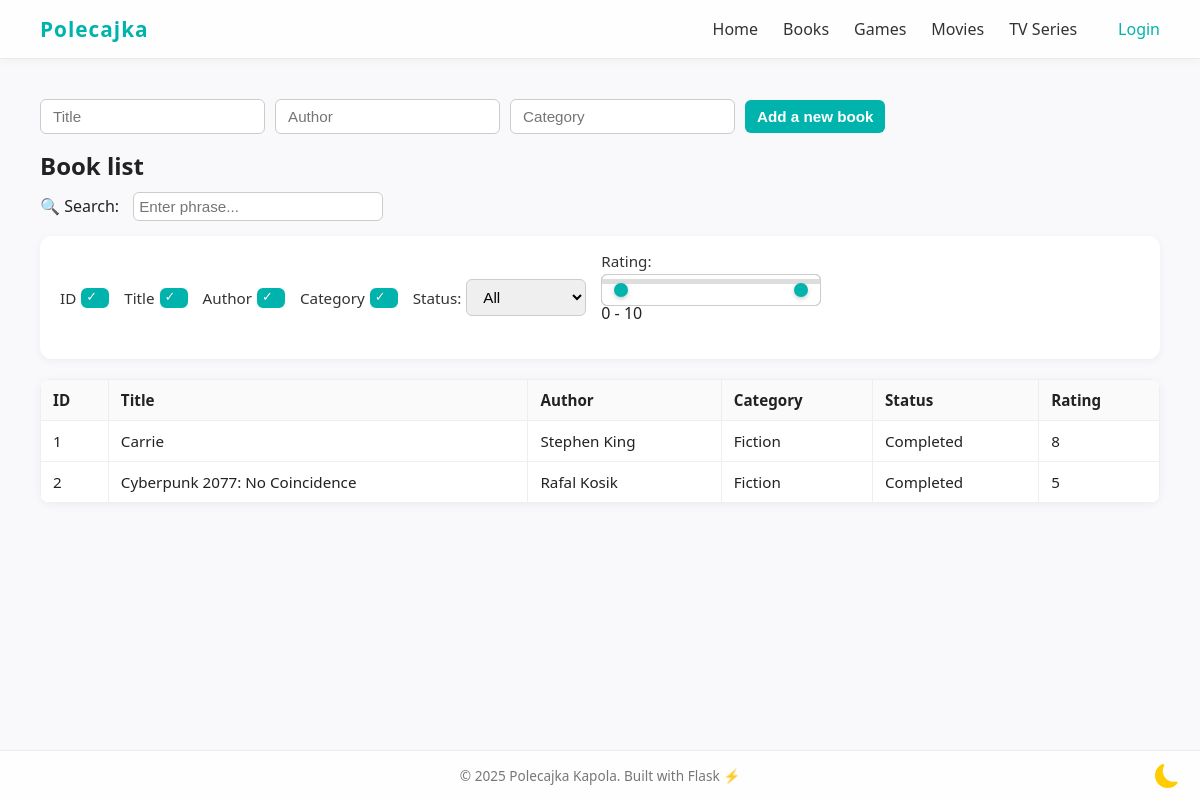
Before: /books with the older database file.
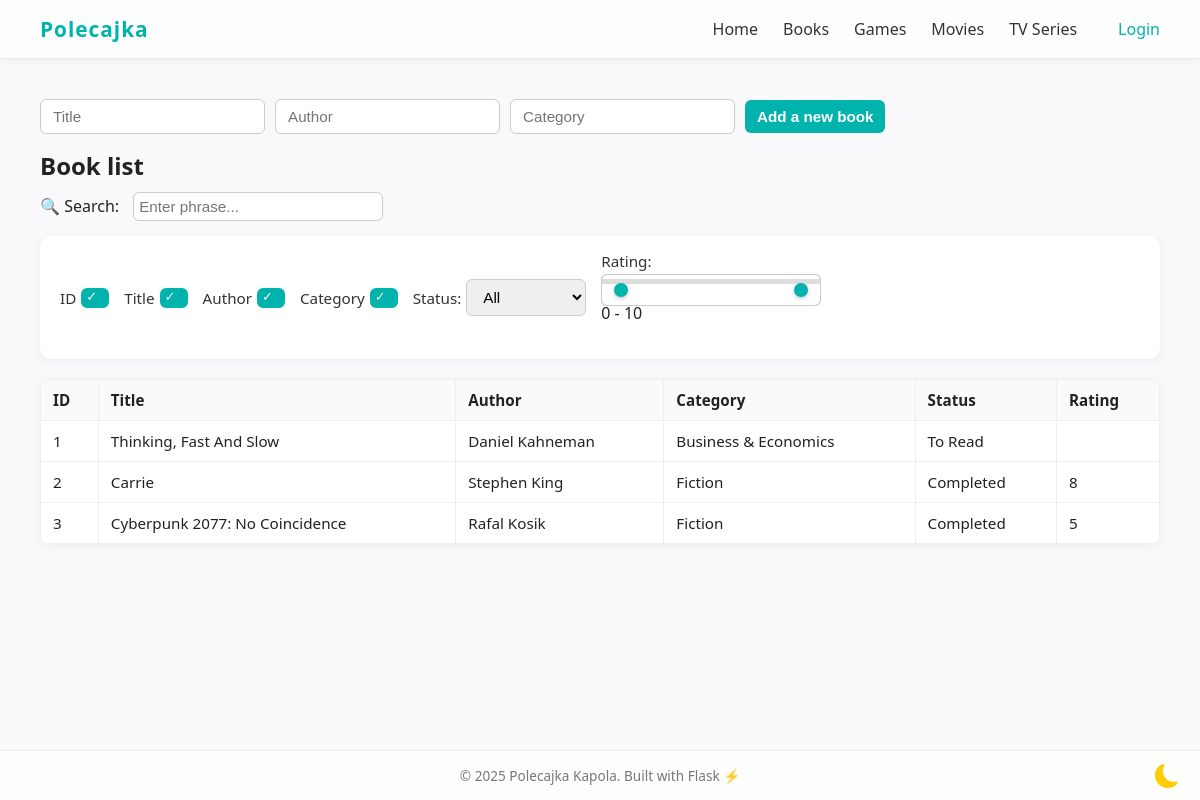
After: the same page with the newer database file.
### tables this page shows
CREATE TABLE reviews (
            id INTEGER PRIMARY KEY AUTOINCREMENT,
            book_id INTEGER,
            rating INTEGER,
            review TEXT,
            date_finished TEXT,
            FOREIGN KEY(book_id) REFERENCES books(id) ON DELETE CASCADE
        );

CREATE TABLE books (
            id INTEGER PRIMARY KEY AUTOINCREMENT,
            title TEXT NOT NULL,
            author TEXT,
            category TEXT,
            status TEXT DEFAULT 'To Read',
            date_added TEXT,
            thumbnail TEXT
        );

### app.py (the view)
@app.route("/books")
def index():
    db_exists = os.path.exists("books.db")
    books = get_books()
    return render_template("index.html", books=books, db_exists=db_exists)

### app.py (called while the page is built)
def get_books():
    if not os.path.exists("books.db"):
        return []
    conn = get_connection()
    cur = conn.cursor()
    cur.execute("""
                SELECT b.id,
                       b.title,
                       b.author,
                       b.category,
                       b.status,
                       r.rating,
                       r.review,
                       b.thumbnail
                FROM books b
                         LEFT JOIN reviews r ON b.id = r.book_id
                ORDER BY b.date_added DESC
                """)
    books = cur.fetchall()
    conn.close()
    return books

### db_init.py (called while the page is built)
def get_connection():
    conn = sqlite3.connect(DB_NAME)
    conn.row_factory = sqlite3.Row
    conn.execute("PRAGMA foreign_keys = ON")
    return conn

### templates/index.html (shortened to what this page needs)
{% extends "base.html" %}
{% block content %}
{% if db_exists %}
<form action="{{ url_for('add') }}" method="POST">
    <input type="text" name="title" id="book-title" placeholder="Title" required autocomplete="off">
    <input type="text" name="author" id="book-author" placeholder="Author">
    <input type="text" name="category" placeholder="Category">
    <button type="submit">Add a new book</button>
</form>
{% else %}
<p style="margin:20px; opacity:0.5;">Cannot add books because database doesn't exist yet.</p>
{% endif %}
<h2>Book list</h2>
<div class="search-controls-wrapper">
    <label>🔍 Search:</label>
    <input type="text" id="custom-search" placeholder="Enter phrase..." style="width:250px; padding:5px; margin-left:10px;">
    <div class="column-search-checkboxes">
        <label>ID<input type="checkbox" checked data-column="0"></label>
        <label>Title<input type="checkbox" checked data-column="1"></label>
        <label>Author<input type="checkbox" checked data-column="2"></label>
        <label>Category<input type="checkbox" checked data-column="3"></label>
        <label>Status:
            <select id="status-filter" data-column="4">
                <option value="">All</option>
            </select>
        </label>
        <div class="rating-slider-container">
            <label>Rating:</label>
            <div class="slider-wrapper">
                <input type="range" id="rating-min" min="0" max="10" value="0" step="1">
                <input type="range" id="rating-max" min="0" max="10" value="10" step="1">
            </div>
            <span id="rating-display">0 - 10</span>
        </div>
    </div>
</div>
<table id="books-table" class="display">
    <thead>
        <tr>
            <th>ID</th>
            <th>Title</th>
            <th>Author</th>
            <th>Category</th>
            <th>Status</th>
            <th>Rating</th>
        </tr>
    </thead>
    <tbody>
    {% for book in books %}
        <tr data-id="{{ book['id'] }}">
            <td>{{ loop.index }}</td>
            <td>{{ book['title'] }}</td>
            <td>{{ book['author'] }}</td>
            <td>{{ book['category'] }}</td>
            <td>{{ book['status'] }}</td>
            <td>{{ book['rating'] or '' }}</td>
        </tr>
    {% endfor %}
    </tbody>
</table>
{% endblock %}

### templates/base.html (shortened to what this page needs)
<!DOCTYPE html>
<html lang="en">
<head>
    <link rel="stylesheet" href="{{ url_for('static', filename='style.css') }}">
    <link rel="stylesheet" href="https://cdn.datatables.net/2.1.8/css/dataTables.dataTables.min.css">
</head>
<body>
    <nav>
        <div class="logo" onclick="window.location.href='/'">Polecajka</div>
        <div class="nav-links">
            <a href="/">Home</a>
            <a href="/books">Books</a>
            <a href="/games">Games</a>
            <a href="/movies">Movies</a>
            <a href="/series">TV Series</a>
            {% if session.get('is_admin') %}
                <a href="/logout" class="auth-link logout">Logout</a>
            {% else %}
                <a href="/login" class="auth-link login">Login</a>
            {% endif %}
        </div>
    </nav>
    <main>
        {% block content %}{% endblock %}
    </main>
    <footer>
        <p>© 2025 Polecajka Kapola. Built with Flask ⚡</p>
        <div id="dark-toggle">
        </div>
    </footer>
</body>
</html>

### static/style.css (style rules this page uses)
* { margin: 0; padding: 0; box-sizing: border-box; }
:root { --color-primary: #00b3ad; --color-primary-dark: #009a94; --color-text-dark: #222; --color-text-light: #666; --color-background: #f9f9fb; --color-card-bg: #fff; --color-border-light: rgba(0, 0, 0, 0.08); --color-accent-blue: #2196f3; --color-danger: #f44336; }
body { font-family: 'Segoe UI', Roboto, sans-serif; background: var(--color-background); color: var(--color-text-dark); min-height: 100vh; display: flex; flex-direction: column; }
main { flex: 1; padding: 40px; animation: fadeIn 0.4s ease-in; }
nav { display: flex; justify-content: space-between; align-items: center; background: #ffffffcc; backdrop-filter: blur(12px); border-bottom: 1px solid var(--color-border-light); padding: 15px 40px; position: sticky; top: 0; z-index: 10; box-shadow: 0 2px 10px rgba(0, 0, 0, 0.04); }
.logo { font-size: 1.3rem; font-weight: 700; color: var(--color-primary); letter-spacing: 1px; cursor: pointer; transition: color 0.3s, transform 0.3s; }
.nav-links { display: flex; gap: 25px; }
.nav-links a { color: #333; text-decoration: none; font-size: 1rem; font-weight: 500; position: relative; transition: color 0.25s, transform 0.25s; }
.nav-links a::after { content: ""; position: absolute; left: 0; bottom: -4px; width: 0; height: 2px; background: var(--color-primary); transition: width 0.3s ease; }
table { width: 100%; border-collapse: collapse; background: var(--color-card-bg); border-radius: 10px; overflow: hidden; box-shadow: 0 2px 10px rgba(0,0,0,0.05); margin-top: 20px; }
th, td { border: 1px solid #eee; padding: 10px 12px; text-align: left; font-size: 0.95rem; }
th { background: #fafafa; font-weight: 600; }
form { display: flex; gap: 10px; flex-wrap: wrap; align-items: center; margin-bottom: 15px; }
input, select, button { padding: 8px 12px; border-radius: 6px; border: 1px solid #ccc; font-size: 0.95rem; }
button { background: var(--color-primary); color: white; border: none; font-weight: 600; cursor: pointer; transition: background 0.25s, transform 0.1s; }
.column-search-checkboxes { display: flex; flex-wrap: wrap; gap: 15px 15px; align-items: center; background: var(--color-card-bg); padding: 15px 20px; border-radius: 12px; box-shadow: 0 2px 8px rgba(0,0,0,0.05); margin-top: 15px; margin-bottom: 20px; }
.search-controls-wrapper { padding-top: 10px; }
.column-search-checkboxes label { display: flex; align-items: center; gap: 5px; cursor: pointer; font-size: 0.95rem; color: #333; }
.column-search-checkboxes input[type="checkbox"] { appearance: none; width: 18px; height: 18px; border: 2px solid #ccc; border-radius: 6px; position: relative; transition: all 0.25s ease; cursor: pointer; margin: 0; }
.column-search-checkboxes input[type="checkbox"]:checked { border-color: var(--color-primary); background: var(--color-primary); }
.column-search-checkboxes input[type="checkbox"]:checked::after { content: "✓"; position: absolute; color: white; font-size: 13px; top: -1px; left: 3px; text-shadow: 0 0 1px rgba(0,0,0,0.2); }
.rating-slider-container { display: flex; flex-direction: column; gap: 8px; width: 220px; padding-bottom: 20px; }
.slider-wrapper { position: relative; height: 5px; background: #ddd; border-radius: 5px; padding: 0 8px; }
.slider-wrapper input[type="range"] { position: absolute; width: 100%; top: -5px; background: none; pointer-events: none; -webkit-appearance: none; left: 0; }
#rating-display { margin-top: 10px; text-align: left; }
footer { position: relative; text-align: center; padding: 15px; font-size: 0.85rem; color: #777; border-top: 1px solid var(--color-border-light); background: #ffffffcc; backdrop-filter: blur(10px); }
.auth-link { margin-left: 1rem; font-weight: 600; transition: color 0.2s ease; }
.auth-link.login { color: var(--color-primary); }
#dark-toggle { position: absolute; right: 15px; bottom: 15px; cursor: pointer; width: 36px; height: 36px; transition: transform 0.2s, color 0.2s; padding-top: 15px; color: #ffcc00; }
body:not(.dark-mode) .moon-icon { display: inline; }

Changed rows visible on the page:
added books: title "Thinking, Fast And Slow", author "Daniel Kahneman", category "Business & Economics", status "To Read"
